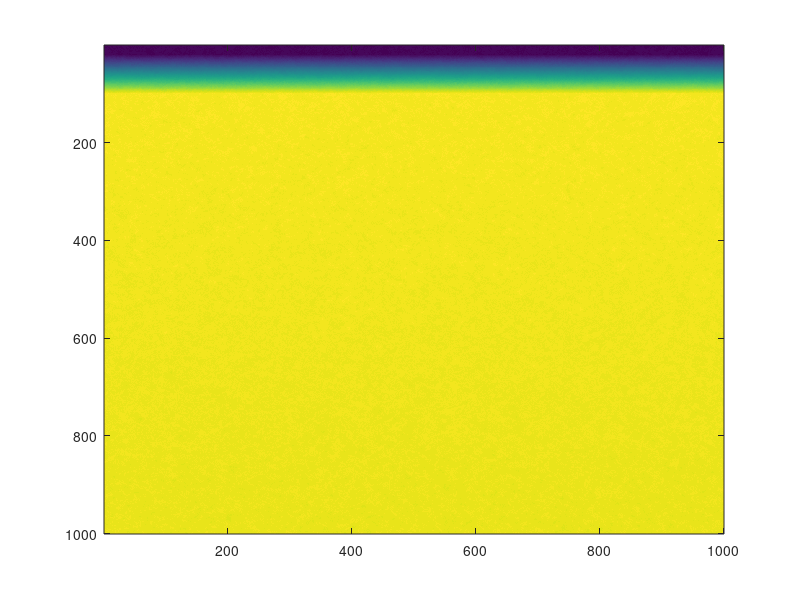

This figure's MATLAB source:
% Topoman.m - Mighty maker of arbitrary topography for LEMming initial
% conditions

% Could load a dem here...
clc
clear all

filename = '500mCliff200mBack_nscales.mat';

TopoPoints(1,:) = [0 0 100 100 0 100 0 100];       % X coordinates, Percent
TopoPoints(2,:) = [0 2 0   2  10  10  100 100];       % Y coordinates, Percent
TopoPoints(3,:) = [0 0  0   0   500 500 490 490];    % Z coordinates, Meters

% Grid size to create. Remember that LEMming automatically subsets large
% grids, so it's ok to make it bigger than will be used in a typical run...
x = 1000;           % pixels
y = 1000;           % 
cellsize = 10;      % This cellsize will be used by LEMming unless overridden
z_roughness = 20;            % Height scale of roughness in initial grid (m)
%tilt = 1;           % steepest slope in initial grid (only affects noise)

topo = zeros(y,x);

[XI YI] = meshgrid(1:x,1:y);

% Convert percent coordinates into grid coordinates
Xs = ceil((TopoPoints(1,:) ./ 100) .* x);
Ys = ceil((TopoPoints(2,:) ./ 100) .* y);

topoResult = griddata(Xs,Ys,TopoPoints(3,:),XI,YI,'linear');

topoBase = isnan(topoResult);
topo(topoBase) = min(min(topoResult));
topo(~topoBase) = topoResult(~topoBase);

% Make random roughness at all scales of the DEM

filtpad = 4 * z_roughness;  % pad boundaries of noise so filter border effects don't show in the topo

 %   z_roughness = z_roughness * tilt * GridDelta;
    noise = rand(y+2*filtpad,x+2*filtpad);
    
    noisei = noise;
for nscale = 3:2:z_roughness
    % Filter noise to reduce sharply closed depressions 
    noisei = noisei + filter2(ones(nscale)/nscale^2,noise);
    % Add it to the topography
end
    
    noiset = noisei(filtpad+1:end-filtpad,filtpad+1:end-filtpad);
    noiset = noiset - mean((mean(noiset)));
    noiset = noiset .* z_roughness/(2 * max(max(noiset)));
    topo = topo + noiset;

figure(13)
clf
imagesc(topo) 
% figure(666)
% clf
% surfc(topo)
%shading interp
%view(-55,55)

save(filename,'topo','cellsize');